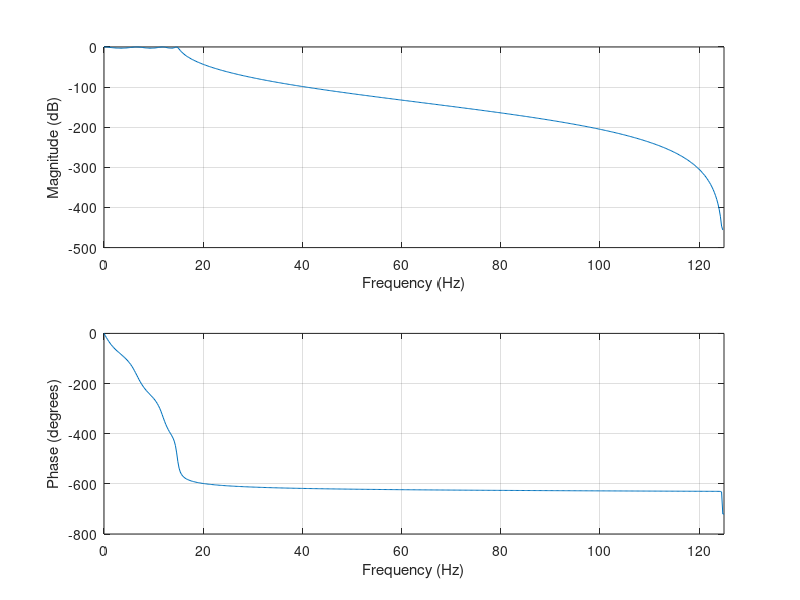

Here is the MATLAB script that generated this plot:
Wp = 30/250; Ws = 50/250;
    Rp = 3; Rs = 60;
    [n,Wp] = cheb1ord(Wp,Ws,Rp,Rs)     % Gives minimum order of filter
    [b,a] = cheby1(n,Rp,Wp);                   % Chebyshev Type I filter
    freqz(b,a,512,250);                           % Plots the frequency response

